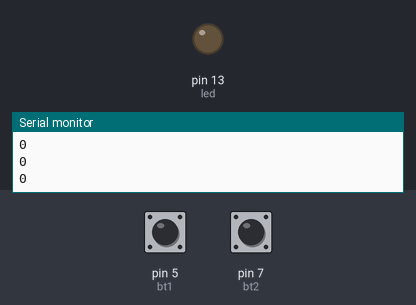
A sketch run on a simulated Arduino Uno, built with avr-gcc and run on an emulated ATmega328P. On the bench: output pins drawn as LEDs (lit = HIGH), the last lines printed to the serial monitor. The inputs (shaded band) are chosen by the test bench; at power-on: pin 5 (bt1) HIGH, pin 7 (bt2) HIGH.

Above: at 1.2 s.
1.3 s: pin 5 (bt1) pulled LOW for 0.15 s
At 2.0 s:
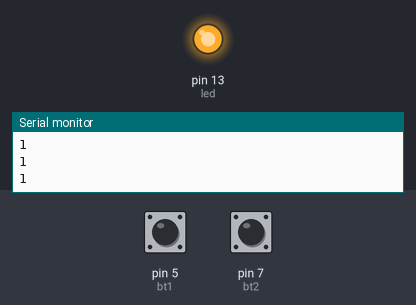
2.9 s: pin 5 (bt1) pulled LOW for 1 s
At 3.9 s:
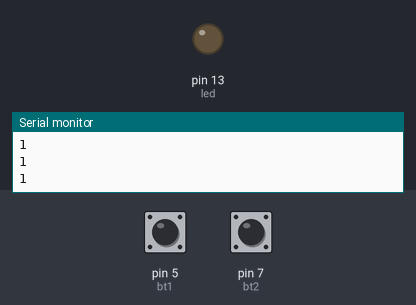
5.4 s: pin 5 (bt1) pulled LOW for 3.2 s
At 6.4 s:
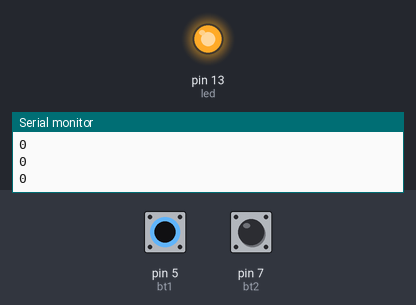
Timing chart, 0 to 8.4 s (numbered marks = the images above; inputs shaded):
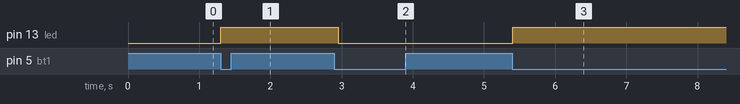

Measured:
- after the input at 1.3 s, pin 13 (led): LOW → HIGH at once
- after the input at 2.9 s, pin 13 (led): HIGH → LOW after 0.05 s
- after the input at 5.4 s, pin 13 (led): LOW → HIGH at once

The sketch:

acendeLEDapaga2botoes.ino
```cpp
#define bt1 5
#define bt2 7
#define led 13

int ligado = 0;

void setup() {

  pinMode(bt1, INPUT_PULLUP);
  pinMode(bt2, INPUT_PULLUP);
  pinMode(led, OUTPUT);
  Serial.begin(9600);

}

void loop() {
  if(digitalRead(bt1) == 0||digitalRead(bt2) == 0){
    if(ligado == 0){
      ligado = 1;
    }else{
      ligado = 0;
    }

    digitalWrite(led,ligado);

  while(digitalRead(bt1) == 0 || digitalRead(bt2) == 0){}

    }
     Serial.print(ligado);
    Serial.print("\n");
    delay(100);
  }
```
